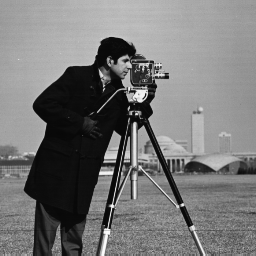
%> input picture Tutorial/cameraman.png, 256 x 256 px
$ octave --eval "result = D1_predictor(imread('cameraman.png'));"   (GNU Octave 9; MATLAB toolbox functions it lacks are replaced by stand-ins)
%> lines starting %> are read from the running program, lines starting %| are printed output that depends on the picture
% Test case(s):
% img = imread('cameraman', 'png'); imshow(img, []);
% [diff_im, entropy1, entropy2] = D1_predictor(img);

% This function takes an image, transforms it into gray image, then computes
% the first order prediction encoding of this image using the formula:
% F'(x,y) = round[ a * f(x, y-1)] , where a is of value 1.
% It returns the entropy of the image before compression as entropy1, and
% after compression as entropy2
function [diff_im, entropy1, entropy2] = D1_predictor( img )

    gray_im = rgb2gray(img);
%> gray_im is the input picture: size 256x256 uint8; min 7, max 253, mean 118.7
    [row, col] = size(gray_im);
%> row = 256; col = 256
    diff_im = gray_im(2 : row, :) - gray_im(1:row-1, :);
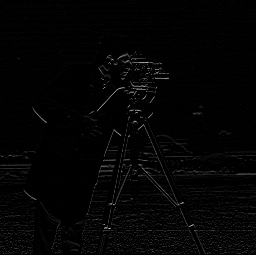
%> diff_im: size 255x256 uint8; min 0, max 207, mean 3.9
    diff_im = [gray_im(1,:) ; diff_im];
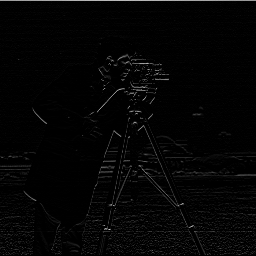
%> diff_im: size 256x256 uint8; min 0, max 207, mean 4.6

    entropy1 = entropy(img);
%> entropy1 = 7.01
    entropy2 = entropy(uint8(diff_im));
%> entropy2 = 2.81

    figure, imhist(img), title('image histogram before compression');
%> after `title('image histogram before compression')`:
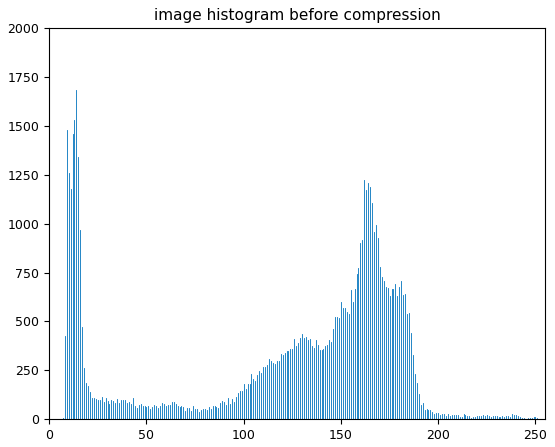
%> figure redrawn from the program's plot data; highest point at x = 14, y = 1685
%> `result = D1_predictor(imread('cameraman.png'));`:
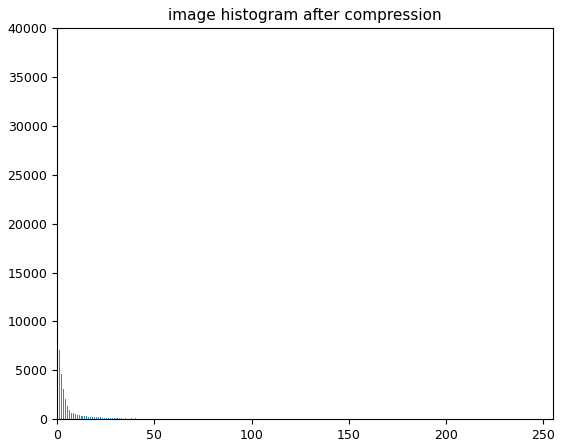
%> figure redrawn from the program's plot data; highest point at x = 0, y = 37521
    figure, imhist(diff_im), title('image histogram after compression');

end
